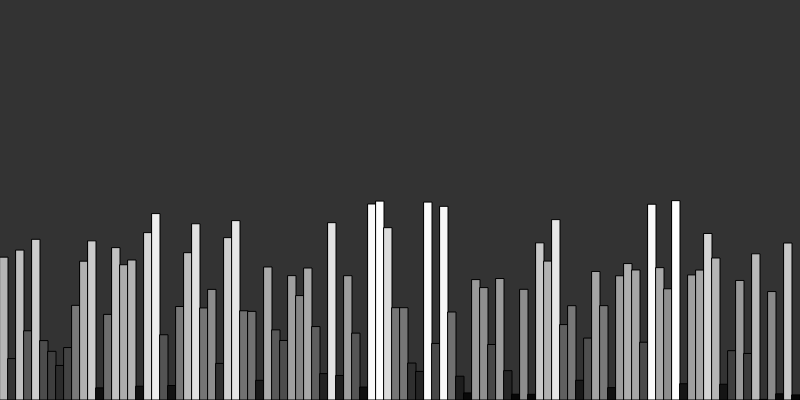
Frame 1 (no input)
Frame 60 (no input): identical to frame 1, image omitted
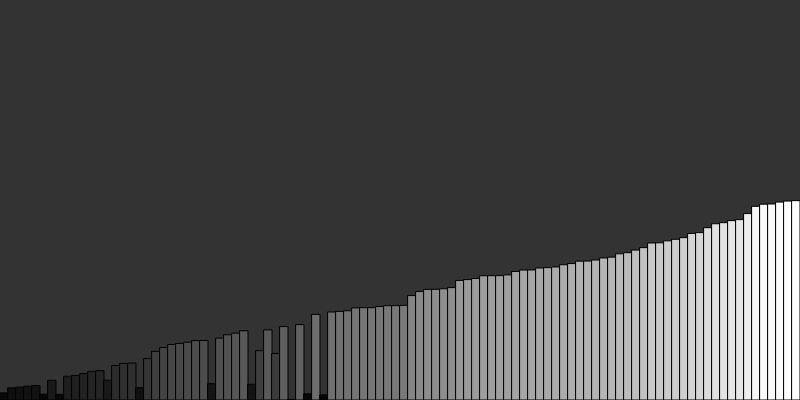
Frame 120 (the mouse pressed at the canvas centre since frame 60)

The p5.js sketch that drew these frames (run headless with seeded random() and noise() and a simulated clock; from frame 60 on, the mouse is pressed at the canvas centre):

// p5.js sketch
// ── sketch.js
let arr = [];
function setup() {
  createCanvas(800, 400);
  let num_elem = 100;
  for(let i = 0; i < num_elem; i++){
    arr.push(random(0, 100));
  }
}

function draw() {
  background(51);
  for(let i = 0; i < arr.length; i++){
    let color = map(arr[i], 0, 100, 0, 255);
    fill(color);
    let w = width/arr.length;
    let scl = 2;
    let h = arr[i] * scl;
    rect(i*w, height - h, w, h);
  }
  if(mouseIsPressed){
    bubble_sort(arr);
  }
}

function bubble_sort(array){
  for(let i = 0; i < array.length - 1; i++){
    if(array[i] > array[i + 1]){
      let temp = array[i];
      array[i] = array[i+1];
      array[i+1] = temp;
    }
  }
}
